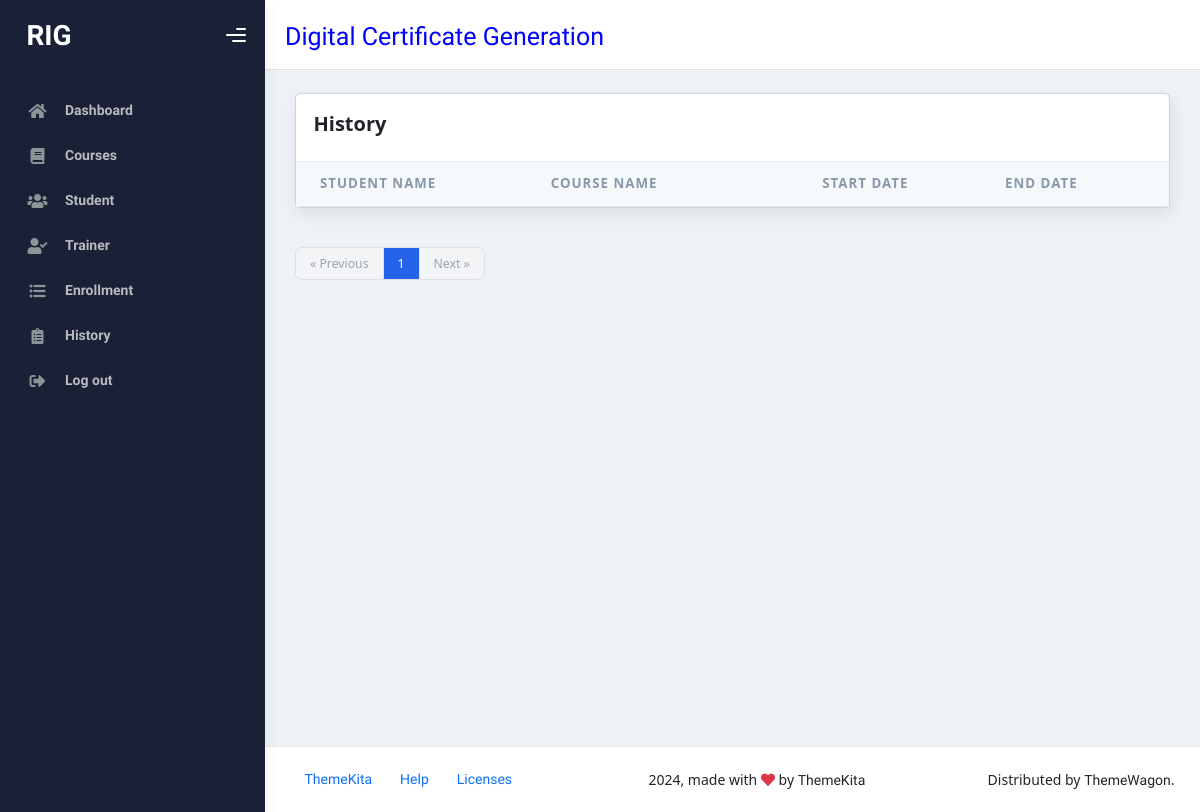
Before: /history/ with the older database file.
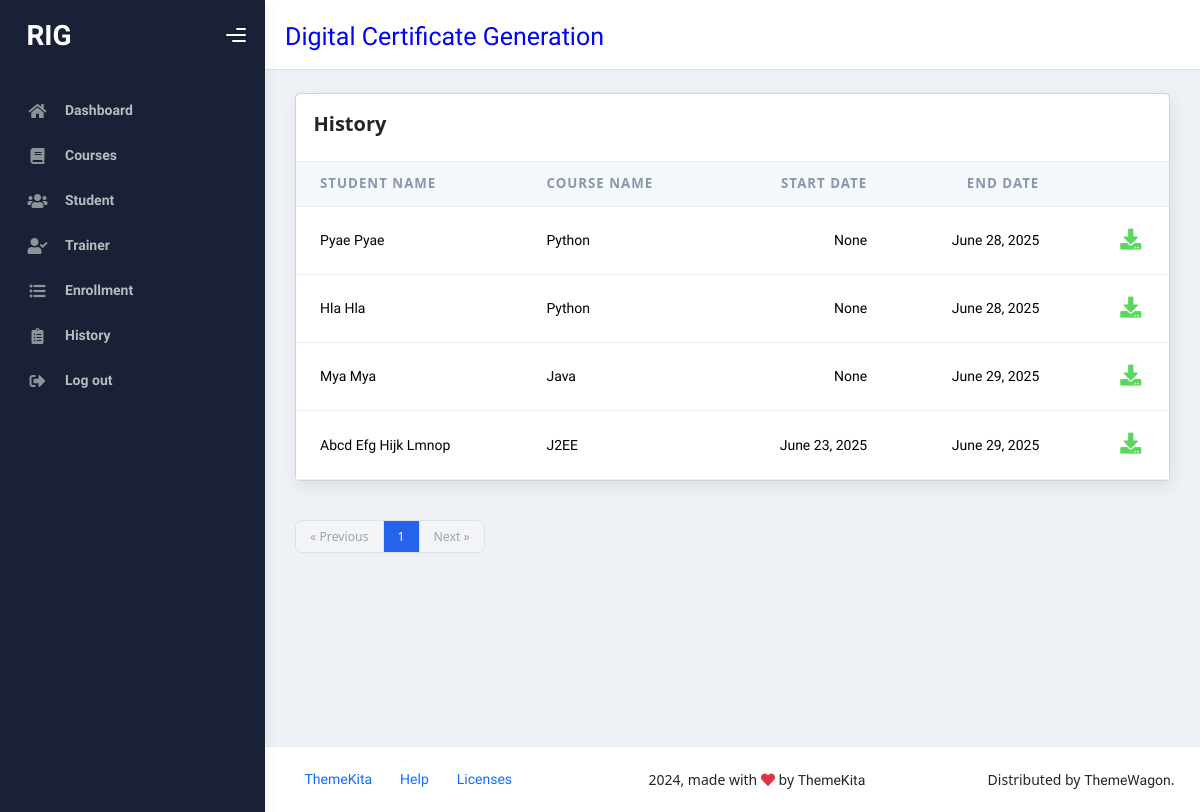
After: the same page with the newer database file.
### myapp/models.py (models this page shows, shortened)
class Enrollment(models.Model):
    enroll_id = models.CharField(max_length=20, blank=True, null=True, unique=True)
    student_name = models.ForeignKey(Student, on_delete=models.CASCADE)
    course_name = models.ForeignKey(Course, on_delete=models.CASCADE)
    enroll_date = models.DateField(auto_now_add=True)
    start_date=models.DateField(blank=True,null=True)
    end_date = models.DateField(blank=True, null=True)
    email_date = models.DateField(blank=True, null=True)
    status = models.BooleanField(default=False)
    email_status = models.BooleanField(default=False)

class Student(models.Model):
    student_name=models.CharField(max_length=100)
    email=models.EmailField()
    phone=models.CharField(blank=True,null=True)
    def __str__(self):
        return self.student_name

class Course(models.Model):
    course_name=models.CharField(max_length=100)
    short_name=models.CharField(max_length=50,blank=True,null=True)
    trainer_name=models.ForeignKey(Trainer,on_delete=models.CASCADE,blank=True,null=True)
    def __str__(self):
        return self.course_name

### myapp/views.py (the view)
# urls.py: path('history/', historyview, name='history'),
def historyview(request):
    enrollments = Enrollment.objects.filter(email_status=True)
    paginator = Paginator(enrollments, 5)  # Show 5 enrollments per page
    page_number = request.GET.get("page")
    page_obj = paginator.get_page(page_number)
    context = {
        'enrollments': enrollments,
        'page_obj': page_obj,
    }
    return render(request, 'history.html', context)

### templates/history.html
{% extends 'starter-template.html' %}
{% block content %}
<div class="card card-round">
    <div class="card-header">
      <div class="card-head-row card-tools-still-right">
        <div class="card-title">History</div>
        </div>
      </div>
    <div class="card-body p-0">
      <div class="table-responsive">
        <table class="table align-items-center mb-0">
          <thead class="thead-light">
            <tr>
              <th scope="col">Student Name</th>
              <th scope="col">Course Name</th>
              <th scope="col" class="text-end">Start Date</th>
              <th scope="col" class="text-end">End Date</th>
              <th scope="col" class="text-end"></th>
            </tr>
          </thead>
          <tbody>
            {% for i in enrollments %}
            <tr>
              <td>
                {{i.student_name}}
              </td>
              <td >{{i.course_name}}</td>
              <td class="text-end">{{i.start_date}}</td>
              <td class="text-end">{{i.end_date}}</td>
              <td class="text-end">
                <a href="{% url 'homeview' i.id %}"><button type="submit" class="btn btn-icon btn-link btn-success op-8"><i class="fas fa-download fs-4"></i></button></a>
              </td>
            </tr>
            {% endfor %}
          </tbody>
        </table>
    </div>
      </div>
    </div>
    <nav aria-label="Page navigation" class="pt-3">
      <ul class="inline-flex items-center -space-x-px text-sm">
        {% if page_obj.has_previous %}
          <li>
            <a href="?page={{ trainer_obj.previous_page_number }}" class="px-3 py-2 ml-0 leading-tight text-gray-500 bg-white border border-gray-300 rounded-l-lg hover:bg-gray-100 hover:text-gray-700">
              &laquo; Previous
            </a>
          </li>
        {% else %}
          <li>
            <span class="px-3 py-2 ml-0 leading-tight text-gray-400 bg-gray-100 border border-gray-300 rounded-l-lg cursor-not-allowed">
              &laquo; Previous
            </span>
          </li>
        {% endif %}
        <li>
          <span class="px-3 py-2 leading-tight text-white bg-blue-600 border border-blue-600">
            {{ page_obj.number }}
          </span>
        </li>
        {% if page_obj.has_next %}
          <li>
            <a href="?page={{ trainer_obj.next_page_number }}" class="px-3 py-2 leading-tight text-gray-500 bg-white border border-gray-300 rounded-r-lg hover:bg-gray-100 hover:text-gray-700">
              Next &raquo;
            </a>
          </li>
        {% else %}
          <li>
            <span class="px-3 py-2 leading-tight text-gray-400 bg-gray-100 border border-gray-300 rounded-r-lg cursor-not-allowed">
              Next &raquo;
            </span>
          </li>
        {% endif %}
      </ul>
    </nav>
{% endblock content %}

Changed rows visible on the page:
added Enrollment: student_name "Pyae Pyae", course_name "Python", start_date "None", end_date "June 28, 2025"
added Enrollment: student_name "Hla Hla", course_name "Python", start_date "None", end_date "June 28, 2025"
added Enrollment: student_name "Mya Mya", course_name "Java", start_date "None", end_date "June 29, 2025"
added Enrollment: student_name "Abcd Efg Hijk Lmnop", course_name "J2EE", start_date "June 23, 2025", end_date "June 29, 2025"
